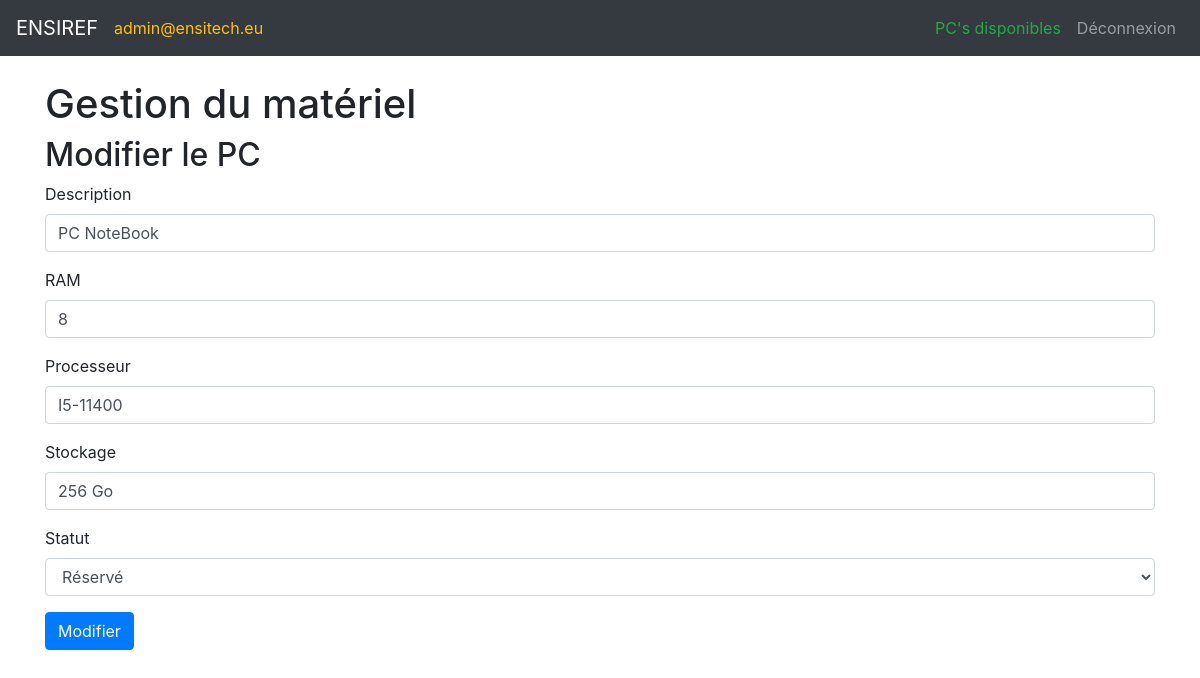
Screenshot of /ENSIREF_1/admin/edit_pc.php?id=7 (signed in) with the database file from the repository.
### tables this page shows
CREATE TABLE IF NOT EXISTS `pc` (
  `id` int(11) NOT NULL AUTO_INCREMENT,
  `description` varchar(255) NOT NULL,
  `ram` int(11) NOT NULL,
  `processeur` varchar(255) NOT NULL,
  `stockage` varchar(255) NOT NULL,
  `image` varchar(255) DEFAULT NULL,
  `status` varchar(20) NOT NULL DEFAULT 'Disponible',
  PRIMARY KEY (`id`)
);

### ENSIREF_1/admin/edit_pc.php (the view, shortened to what this page needs)
<?php
require_once '../auth/config.php';
if (isset($_GET['id'])) {
    $id = $_GET['id'];
    $stmt = $conn->prepare('SELECT * FROM pc WHERE id = ?');
    $stmt->bind_param('i', $id);
    $stmt->execute();
    $result = $stmt->get_result();
    $pc = $result->fetch_assoc();
} else {
    header('Location: admin_gestion.php');
    exit();
}
?>
<!DOCTYPE html>
<html>
<head>
    <link rel="stylesheet" href="https://stackpath.bootstrapcdn.com/bootstrap/4.5.2/css/bootstrap.min.css">
</head>
<body>
    <nav class="navbar navbar-expand-lg navbar-dark bg-dark">
        <a class="navbar-brand" href="#">ENSIREF</a>
        <span class="navbar-text text-center text-warning mx-auto">
        <?php echo $_SESSION['email']; ?>
        </span>
        <div class="collapse navbar-collapse" id="navbarNav">
            <ul class="navbar-nav ml-auto">
            <li class="nav-item">
                        <a class="nav-link text-success" href="../application/dashboard.php">PC's disponibles</a>
                    </li>
                <li class="nav-item">
                    <a class="nav-link" href="../auth/logout.php">Déconnexion</a>
                </li>
            </ul>
        </div>
    </nav>
    <div class="container mt-4">
        <h1>Gestion du matériel</h1>
        <h2>Modifier le PC</h2>
        <form method="POST">
            <div class="form-group">
            <label for="description">Description</label>
                <input type="text" class="form-control" id="description" name="description" value="<?php echo $pc['description']; ?>" required>
            </div>
            <div class="form-group">
                <label for="ram">RAM</label>
                <input type="number" class="form-control" id="ram" name="ram" value="<?php echo $pc['ram']; ?>" required>
            </div>
            <div class="form-group">
                <label for="processeur">Processeur</label>
                <input type="text" class="form-control" id="processeur" name="processeur" value="<?php echo $pc['processeur']; ?>" required>
            </div>
            <div class="form-group">
                <label for="stockage">Stockage</label>
                <input type="text" class="form-control" id="stockage" name="stockage" value="<?php echo $pc['stockage']; ?>" required>
            </div>
            <div class="form-group">
                <label for="status">Statut</label>
                <select class="form-control" id="status" name="status" required>
                    <option value="Réservé" <?php if ($pc['status'] === 'Réservé') echo 'selected'; ?>>Réservé</option>
                </select>
            </div>
            <button type="submit" class="btn btn-primary">Modifier</button>
        </form>
    </div>
</body>
</html>

### rows the page displays
pc: description "PC NoteBook", ram "8", processeur "I5-11400", stockage "256 Go", status "Réservé"

### other values shown
$_SESSION['email'] "admin@ensitech.eu"
